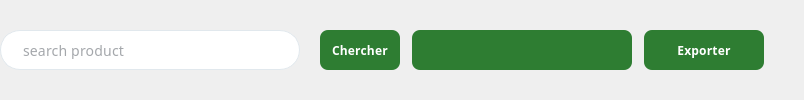
                          <widget class="QWidget" name="searchAndActionsWidget_3" native="true">
                           <layout class="QHBoxLayout" name="searchAndActionsLayout_3">
                            <property name="spacing">
                             <number>20</number>
                            </property>
                            <property name="leftMargin">
                             <number>0</number>
                            </property>
                            <property name="topMargin">
                             <number>0</number>
                            </property>
                            <property name="rightMargin">
                             <number>0</number>
                            </property>
                            <property name="bottomMargin">
                             <number>0</number>
                            </property>
                            <item>
                             <widget class="QLineEdit" name="searchInput_3">
                              <property name="minimumSize">
                               <size>
                                <width>300</width>
                                <height>40</height>
                               </size>
                              </property>
                              <property name="maximumSize">
                               <size>
                                <width>500</width>
                                <height>40</height>
                               </size>
                              </property>
                              <property name="font">
                               <font>
                                <family>Poppins</family>
                                <pointsize>-1</pointsize>
                                <fontweight>Light</fontweight>
                               </font>
                              </property>
                              <property name="styleSheet">
                               <string notr="true">QLineEdit {
    background-color: #ffffff;
    border: 1px solid #e1e8ed;
    border-radius: 20px;
    padding: 10px 20px;
    font-size: 14px;
    color: #495057;
    font-weight: 300;
    font-family: 'Poppins', 'Segoe UI', Arial, sans-serif;
    letter-spacing: 0.2px;
}

QLineEdit:focus {
    border-color: #1da1f2;
    background-color: #fafbfc;
    outline: none;
}

QLineEdit:hover {
    border-color: #adb5bd;
}</string>
                              </property>
                              <property name="alignment">
                               <set>Qt::AlignmentFlag::AlignLeading|Qt::AlignmentFlag::AlignLeft|Qt::AlignmentFlag::AlignVCenter</set>
                              </property>
                              <property name="placeholderText">
                               <string>search product</string>
                              </property>
                             </widget>
                            </item>
                            <item>
                             <widget class="QWidget" name="actionButtonsWidget_3" native="true">
                              <layout class="QHBoxLayout" name="actionButtonsLayout_3">
                               <property name="spacing">
                                <number>12</number>
                               </property>
                               <property name="leftMargin">
                                <number>0</number>
                               </property>
                               <property name="topMargin">
                                <number>0</number>
                               </property>
                               <property name="rightMargin">
                                <number>0</number>
                               </property>
                               <property name="bottomMargin">
                                <number>0</number>
                               </property>
                               <item>
                                <widget class="QPushButton" name="searchBtn_3">
                                 <property name="minimumSize">
                                  <size>
                                   <width>80</width>
                                   <height>40</height>
                                  </size>
                                 </property>
                                 <property name="maximumSize">
                                  <size>
                                   <width>80</width>
                                   <height>40</height>
                                  </size>
                                 </property>
                                 <property name="font">
                                  <font>
                                   <family>Poppins</family>
                                   <pointsize>9</pointsize>
                                   <fontweight>Medium</fontweight>
                                  </font>
                                 </property>
                                 <property name="styleSheet">
                                  <string notr="true">QPushButton {
    background-color: #2E7D32;   /* Primary green */
    color: white;
    border: none;
    border-radius: 8px;
    padding: 0px;
    font-weight: 500;
    font-family: 'Poppins', 'Segoe UI', Arial, sans-serif;
    letter-spacing: 0.2px;
}

QPushButton:hover {
    background-color: #27692B;   /* Hover green */
}

QPushButton:pressed {
    background-color: #1B5E20;   /* Pressed green */
}
</string>
                                 </property>
                                 <property name="text">
                                  <string>Chercher</string>
                                 </property>
                                </widget>
                               </item>
                               <item>
                                <widget class="QComboBox" name="equipmentSortCombo_3">
                                 <property name="minimumSize">
                                  <size>
                                   <width>220</width>
                                   <height>40</height>
                                  </size>
                                 </property>
                                 <property name="maximumSize">
                                  <size>
                                   <width>360</width>
                                   <height>40</height>
                                  </size>
                                 </property>
                                 <property name="font">
                                  <font>
                                   <family>Poppins</family>
                                   <pointsize>9</pointsize>
                                   <fontweight>Medium</fontweight>
                                  </font>
                                 </property>
                                 <property name="styleSheet">
                                  <string notr="true">QComboBox {
    background-color: #2E7D32;
    color: white;
    border: none;
    border-radius: 8px;
    padding: 8px 12px;
    font-weight: 500;
    font-family: 'Poppins', 'Segoe UI', Arial, sans-serif;
    min-height: 24px;
}
QComboBox:hover { background-color: #27692B; }
QComboBox::drop-down { border: none; width: 28px; }
QComboBox QAbstractItemView {
    background-color: #ffffff;
    color: #1f2937;
    selection-background-color: #E8F5E9;
}</string>
                                 </property>
                                </widget>
                               </item>
                               <item>
                                <widget class="QPushButton" name="exportBtn_3">
                                 <property name="minimumSize">
                                  <size>
                                   <width>120</width>
                                   <height>40</height>
                                  </size>
                                 </property>
                                 <property name="maximumSize">
                                  <size>
                                   <width>120</width>
                                   <height>40</height>
                                  </size>
                                 </property>
                                 <property name="font">
                                  <font>
                                   <family>Poppins</family>
                                   <pointsize>9</pointsize>
                                   <fontweight>Medium</fontweight>
                                  </font>
                                 </property>
                                 <property name="styleSheet">
                                  <string notr="true">QPushButton {
    background-color: #2E7D32;   /* Primary green */
    color: white;
    border: none;
    border-radius: 8px;
    padding: 0px;
    font-weight: 500;
    font-family: 'Poppins', 'Segoe UI', Arial, sans-serif;
    letter-spacing: 0.2px;
}

QPushButton:hover {
    background-color: #27692B;   /* Hover green */
}

QPushButton:pressed {
    background-color: #1B5E20;   /* Pressed green */
}
</string>
                                 </property>
                                 <property name="text">
                                  <string>Exporter</string>
                                 </property>
                                </widget>
                               </item>
                              </layout>
                             </widget>
                            </item>
                            <item>
                             <spacer name="horizontalSpacer_6">
                              <property name="orientation">
                               <enum>Qt::Orientation::Horizontal</enum>
                              </property>
                              <property name="sizeHint" stdset="0">
                               <size>
                                <width>40</width>
                                <height>20</height>
                               </size>
                              </property>
                             </spacer>
                            </item>
                           </layout>
                          </widget>
